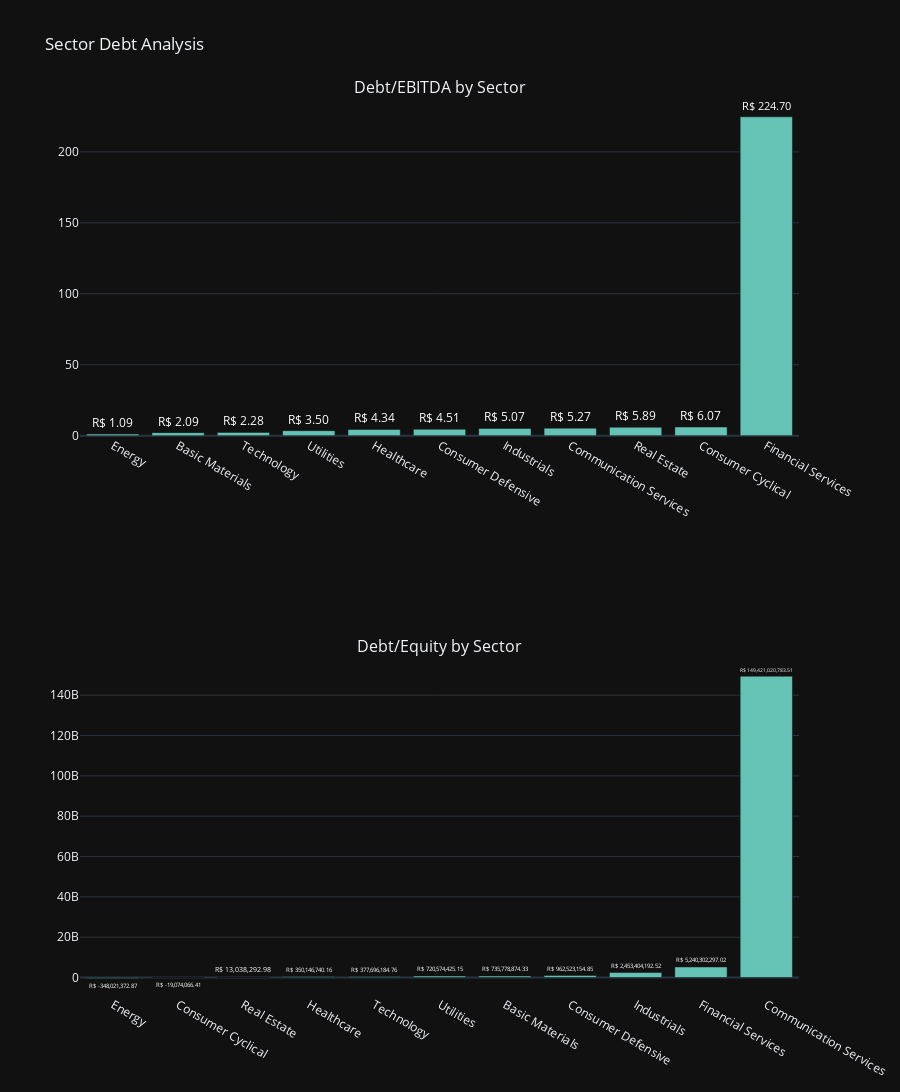

The notebook cell this image was saved under:
### Markdown cell above
#### Debt Analysis by Sector

### Code cell
df = pd.DataFrame()
df['total_debt'] = pd.to_numeric(df_fundamentals_book['total_debt'], errors='coerce')
df['ebitda'] = pd.to_numeric(df_fundamentals_book['ebitda'], errors='coerce')
df['total_equity'] = pd.to_numeric(df_fundamentals_book['book_value'], errors='coerce')

sector_debt_ebitda = df.groupby(df_fundamentals_book['sector'])['total_debt'].sum() / df.groupby(df_fundamentals_book['sector'])['ebitda'].sum()
sector_debt_ebitda.sort_values(ascending=True, inplace=True)
sector_debt_equity = df.groupby(df_fundamentals_book['sector'])['total_debt'].sum() / df.groupby(df_fundamentals_book['sector'])['total_equity'].sum()
sector_debt_equity.sort_values(ascending=True, inplace=True)

fig = sp.make_subplots(rows=2, cols=1, subplot_titles=('Debt/EBITDA by Sector', 'Debt/Equity by Sector'))

fig.add_trace(go.Bar(x=sector_debt_ebitda.index, y=sector_debt_ebitda, name='Debt/EBITDA Ratio', marker_color='rgb(100, 195, 181)', text=['R$ {:,.2f}'.format(val) for val in sector_debt_ebitda], textposition='outside', textfont=dict(color='white')), row=1, col=1)
fig.add_trace(go.Bar(x=sector_debt_equity.index, y=sector_debt_equity, name='Debt/Equity Ratio', marker_color='rgb(100, 195, 181)', text=['R$ {:,.2f}'.format(val) for val in sector_debt_equity], textposition='outside', textfont=dict(color='white')), row=2, col=1)

fig.update_layout(title_text='Sector Debt Analysis', height=1100, showlegend=False, template='plotly_dark')
fig.show()

### Figure 1 — Plotly figure (JSON) as saved in the notebook; plotly's stock layout.template omitted (floating-point values rounded to 4 significant figures)
{"data": [{"marker": {"color": "rgb(100, 195, 181)"}, "name": "Debt/EBITDA Ratio", "text": ["R$ 1.09", "R$ 2.09", "R$ 2.28", "R$ 3.50", "R$ 4.34", "R$ 4.51", "R$ 5.07", "R$ 5.27", "R$ 5.89", "R$ 6.07", "R$ 224.70"], "textfont": {"color": "white"}, "textposition": "outside", "type": "bar", "x": ["Energy", "Basic Materials", "Technology", "Utilities", "Healthcare", "Consumer Defensive", "Industrials", "Communication Services", "Real Estate", "Consumer Cyclical", "Financial Services"], "xaxis": "x", "y": [1.087, 2.093, 2.28, 3.498, 4.343, 4.507, 5.067, 5.271, 5.894, 6.069, 224.7], "yaxis": "y"}, {"marker": {"color": "rgb(100, 195, 181)"}, "name": "Debt/Equity Ratio", "text": ["R$ -348,021,372.87", "R$ -19,074,066.41", "R$ 13,038,292.98", "R$ 350,146,740.16", "R$ 377,696,184.76", "R$ 720,574,425.15", "R$ 735,778,874.33", "R$ 962,523,154.85", "R$ 2,453,404,192.52", "R$ 5,240,302,297.02", "R$ 149,421,020,783.51"], "textfont": {"color": "white"}, "textposition": "outside", "type": "bar", "x": ["Energy", "Consumer Cyclical", "Real Estate", "Healthcare", "Technology", "Utilities", "Basic Materials", "Consumer Defensive", "Industrials", "Financial Services", "Communication Services"], "xaxis": "x2", "y": [-348000000.0, -19070000.0, 13040000.0, 350100000.0, 377700000.0, 720600000.0, 735800000.0, 962500000.0, 2453000000.0, 5240000000.0, 149400000000.0], "yaxis": "y2"}], "layout": {"annotations": [{"font": {"size": 16}, "showarrow": false, "text": "Debt/EBITDA by Sector", "x": 0.5, "xanchor": "center", "xref": "paper", "y": 1, "yanchor": "bottom", "yref": "paper"}, {"font": {"size": 16}, "showarrow": false, "text": "Debt/Equity by Sector", "x": 0.5, "xanchor": "center", "xref": "paper", "y": 0.375, "yanchor": "bottom", "yref": "paper"}], "height": 1100, "showlegend": false, "title": {"text": "Sector Debt Analysis"}, "xaxis": {"anchor": "y", "domain": [0, 1]}, "xaxis2": {"anchor": "y2", "domain": [0, 1]}, "yaxis": {"anchor": "x", "domain": [0.625, 1]}, "yaxis2": {"anchor": "x2", "domain": [0, 0.375]}}}
